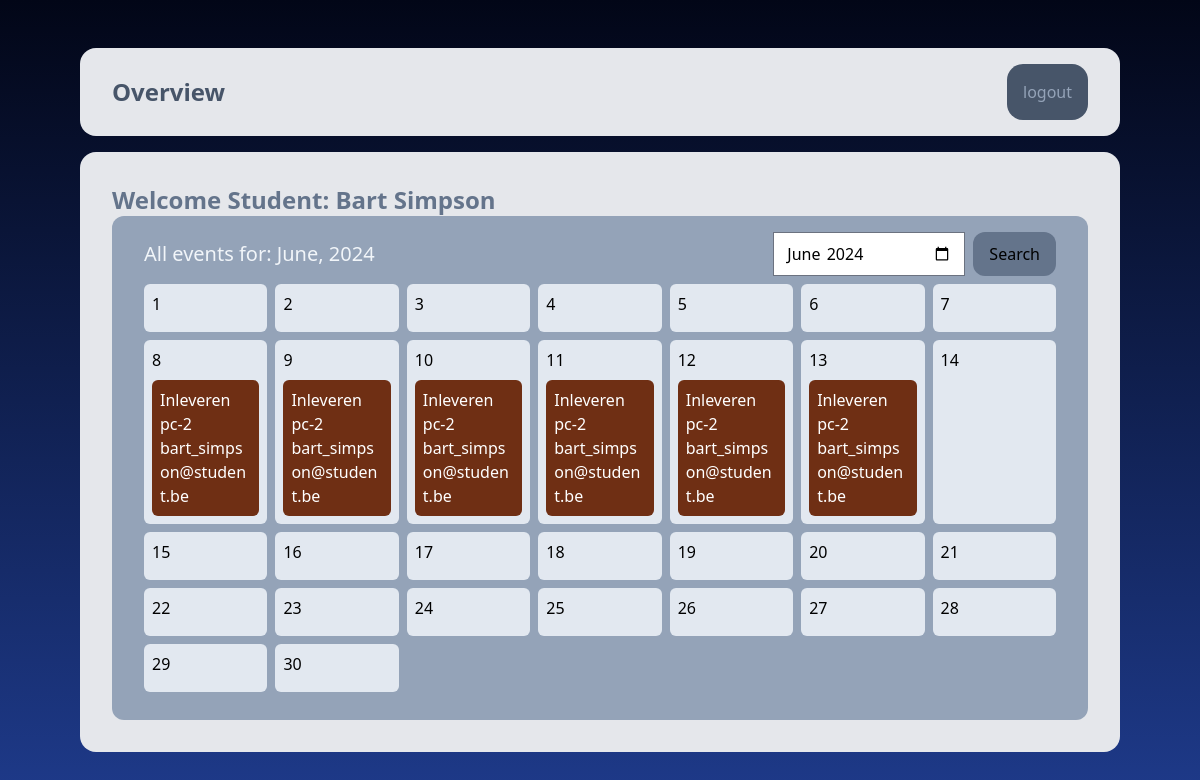
/overview (signed in), run on the app's committed database.
### app/models.py (models this page shows, shortened)
class CalendarEvent(models.Model):
    calendarid = models.ForeignKey(Calendar, on_delete=models.CASCADE)
    eventid = models.ForeignKey(Event, on_delete=models.CASCADE)
    def __str__(self):
        return f"Calenderid: {self.calendarid} Event: {self.eventid}, CalendarEvent ID: {self.id}"

class Event(models.Model):
    eventType = models.ForeignKey(EventType, on_delete=models.CASCADE)
    itemid = models.ForeignKey(Item, on_delete=models.CASCADE)
    start = models.DateField()
    end = models.DateField()
    def __str__(self):
        return f"Event: {self.eventType.type}, Item ID: {self.itemid.naam}, Start: {self.start}, End: {self.end}, Event ID: {self.id}"

class EventType(models.Model):
    type = models.CharField(max_length=255, unique=True)

class Item(models.Model):
    itemTypeID = models.ForeignKey(ItemType, on_delete=models.CASCADE)
    naam = models.CharField(max_length=255, unique=True)
    beschrijving = models.CharField(max_length=255)

class Calendar(models.Model):
    userid = models.ForeignKey(User, on_delete=models.CASCADE)
    description = models.CharField(max_length=255)
    def __str__(self):
        return f"{self.description}, Calendar ID: {self.id}"

### app/views.py (the view)
# urls.py: path('overview', views.overview, name="overview"),
def overview(request):
    if not request.user.is_authenticated:
        return render(request, 'app/overview.html')
    now=datetime.now()
    time = now.strftime("%Y-%m")
    chosen_month_and_year = ""
    if request.method == "POST":
        time = request.POST.get('time')
        timeDateTime = datetime.strptime(str(time), "%Y-%m")
        chosen_month = timeDateTime.month
        chosen_year = timeDateTime.year
        chosen_month_and_year = {'month': chosen_month, 'year': chosen_year}
    if request.user.is_staff:
        all_calendar_events = CalendarEvent.objects.all()
        print("user is staff")
    else:
        print(request.user)
        user = get_object_or_404(User, username=request.user)
        calendar = get_object_or_404(Calendar, userid=user)
        all_calendar_events = CalendarEvent.objects.filter(calendarid=calendar)
    processed_calendar = process_calendar(chosen_month_and_year)
    chosen_month = processed_calendar.get('chosen_month')
    processed_calendar.get('chosen_months_year')
    chosen_month_to_text = processed_calendar.get('chosen_month_to_text')
    chosen_months_year_to_text = processed_calendar.get('chosen_months_year_to_text')
    days_in_chosen_month = processed_calendar.get('days_in_chosen_month')
    days_in_chosen_month_as_set = processed_calendar.get('days_in_chosen_month_as_set')
    calendar_event_dictionary = {}
    for calendar_event in all_calendar_events:
        start_date_time_object_of_calendar_event = datetime.strptime(str(calendar_event.eventid.start), "%Y-%m-%d")
        end_date_time_object_of_calendar_event = datetime.strptime(str(calendar_event.eventid.end), "%Y-%m-%d")
        calendar_event_start_month = start_date_time_object_of_calendar_event.month
        calendar_event_end_month = end_date_time_object_of_calendar_event.month
        start_day = int(start_date_time_object_of_calendar_event.day)
        end_day = int(end_date_time_object_of_calendar_event.day)
        if calendar_event_start_month == chosen_month and calendar_event_end_month == chosen_month:
            event_days_as_set = set(range(start_day, end_day + 1))
        elif calendar_event_start_month == chosen_month and calendar_event_end_month > chosen_month:
            event_days_as_set = set(range(start_day, days_in_chosen_month + 1))
        elif calendar_event_start_month < chosen_month and calendar_event_end_month == chosen_month:
            event_days_as_set = set(range(1, end_day + 1))
        elif calendar_event_start_month < chosen_month and calendar_event_end_month > chosen_month:
            event_days_as_set = set(range(1, days_in_chosen_month + 1))
        else:
            event_days_as_set = {}
        rgb = hash_to_rgb(calendar_event, "dark", 34, 21, 45)
        calendar_event_dictionary[calendar_event] = {'event_days_as_set': event_days_as_set, 'rgb': rgb}
    print(calendar_event_dictionary)
    return render(request, 'app/overview.html', {
        'time': time,
        "calendar_event_dictionary": calendar_event_dictionary,
        "days_in_chosen_month_as_set": days_in_chosen_month_as_set,
        "chosen_month_to_text":chosen_month_to_text,
        "chosen_months_year_to_text": chosen_months_year_to_text
        })

### app/templates/app/overview.html (shortened to what this page needs)
{% extends "app/base.html" %}
{% block body %}
    {% if request.user.is_authenticated %}
        <div class="grid grid-rows-[auto_1fr] gap-4 min-h-screen p-4 sm:mx-16">
            <div class="grid items-center bg-gray-200 rounded-2xl mt-8 px-4 py-4 sm:px-8 sm:py-4 grid-cols-[1fr_auto]">
                <h1 class="font-bold text-2xl text-slate-600">Overview</h1>
                <a class="bg-slate-600 px-4 py-2 sm:py-4 rounded-2xl text-center text-slate-400 font-medium" href="logout_view">logout</a>
            </div>
            <div class="grid bg-gray-200 rounded-2xl p-4 sm:p-8 mb-8 grid-cols-1 {% if request.user.is_staff %} sm:grid-cols-[3fr_1fr] gap-4 sm:gap-x-8{% endif%} grid-rows-[auto_1fr]">
                <h1 class="sm:col-span-2 font-bold text-2xl text-slate-500">Welcome {% if request.user.is_staff %}Admin:  {% else %}Student: {% endif%} {{request.user.first_name}} {{request.user.last_name}}</h1>
                <div class="flex bg-slate-400 rounded-xl flex-col px-8 py-4 gap-2">
                    <div class="flex place-content-between place-items-center min-h-11">
                        <h2 class="text-xl text-slate-100 font-medium">
                            {% if chosen_month_to_text %}
                                All events for: {{chosen_month_to_text}},
                            {% endif %}
                            {% if chosen_month_to_text %}
                                {{chosen_months_year_to_text}}
                            {% endif %}
                        </h2>
                        <form method="post" class="flex h-full gap-2" id="time" action="overview">{% csrf_token %}
                            <input type="month" name="time" value="{{time}}"></input>
                            <button type="submit" class="bg-slate-500 h-full rounded-xl px-4" form="time">Search</button>
                        </form>
                    </div>
                    <div class="grid content-stretch">
                        <div id="week" class="grid grid-cols-7 gap-2">
                            {% for i in days_in_chosen_month_as_set %}
                                <div class=" bg-slate-200 rounded-md p-2">
                                    <div class="flex h-full flex-col">
                                    <p class="pb-2">{{i}}</p>
                                        <div class="flex flex-col-reverse gap-2 h-full">
                                            {% for event, days_and_color in calendar_event_dictionary.items %}
                                            {% if i in days_and_color.event_days_as_set %}
                                                <div class="p-2 rounded-md text-white h-full break-words" style="background-color: rgb({{days_and_color.rgb.r}}, {{days_and_color.rgb.g}}, {{days_and_color.rgb.b}});">
                                                    <p>{{ event.eventid.eventType.type }}</p>
                                                    <p>{{ event.eventid.itemid.naam }}</p>
                                                    <p>{{ event.calendarid.userid.username }}</p>
                                                </div>
                                            {% endif %}
                                        {% endfor %}
                                        </div>
                                    </div>
                                </div>
                            {% endfor %}
                        </div>
                    </div>
                </div>
            </div>
        </div>
    {% endif %}
{% endblock %}

### data on the page
CalendarEvent: eventid.eventType.type "Inleveren", eventid.itemid.naam "pc-2", calendarid.userid.username "bart_simpson@student.be"

### other printed values
{{ request.user.first_name }} "Bart"
{{ request.user.last_name }} "Simpson"
{{ chosen_month_to_text }} "June"
{{ chosen_months_year_to_text }} "2024"
{{ i }} "1" "2" "3" "4" "5" "6" "7" "8" "9" "10" "11" "12" "13" "14" "15" "16" "17" "18" "19" "20" "21" "22" "23" "24" "25" "26" "27" "28" "29" "30"
